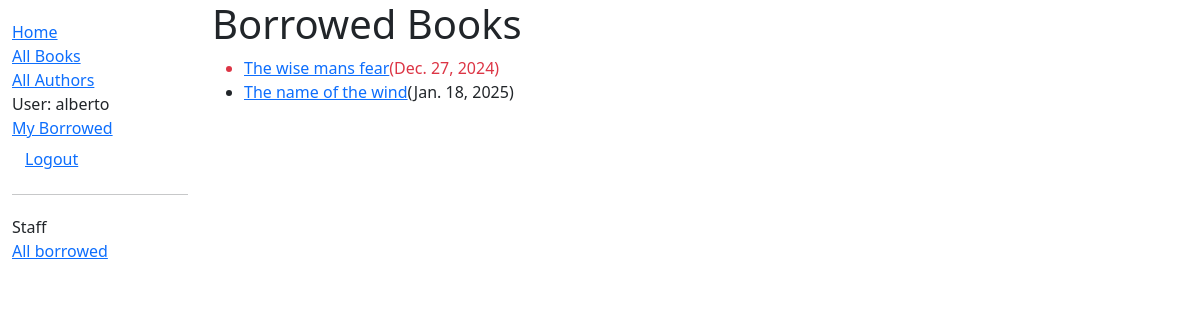
/catalog/mybooks/ (signed in), run on the app's committed database.
### catalog/models.py (models this page shows, shortened)
class BookInstance(models.Model):
    id = models.UUIDField(primary_key=True, default=uuid.uuid4,  help_text="Unique ID for for this particular book across the whole library")
    book = models.ForeignKey(Book,on_delete=models.RESTRICT,null=True,related_name='instances')
    imprint = models.CharField(max_length=100)
    due_back = models.DateField(null=True, blank=True)
    LOAN_STATUS = (
        ('m','Maintenance'),
        ('o','On Loan'),
        ('a',"Available"),
        ('r','Reserved')
    )
    status = models.CharField(max_length=1,choices=LOAN_STATUS,blank=True,null=True,default='m')
    borrower = models.ForeignKey(User, on_delete=models.SET_NULL, null=True, blank=True)
    @property
    def is_overdue(self):
        return bool(self.due_back and date.today() > self.due_back)
    class Meta:
        ordering = ['due_back']
        permissions = [('can_mark_returned','Set book as returned')]

class Book(models.Model):
    title = models.CharField(max_length=200)
    author= models.ForeignKey('Author',on_delete=models.RESTRICT,null=True, related_name='authorbooks')
    summary= models.TextField(max_length=2000,help_text="Enter a brief description of the book")
    isbn = models.CharField('ISBN',max_length=13, unique=True,help_text='13 Character <a href="https://www.isbn-international.org/content/what-isbn'
                                      '">ISBN number</a>')
    genre = models.ManyToManyField(Genre,help_text="Select a genre for this book" )
    def display_genre(self):
        return ', '.join(genre.name for genre in self.genre.all()[:3])
    display_genre.short_description = 'Genre'

### catalog/views.py (the view)
# urls.py: path('mybooks/',views.LoanedBooksByUserListView.as_view(),name='my-borrowed'),
class LoanedBooksByUserListView(LoginRequiredMixin,ListView):
    model=BookInstance
    template_name='catalog/bookinstance_list_borrowed_user.html'
    paginate_by = 10
    def get_queryset(self):
        return (
            BookInstance.objects.filter(borrower=self.request.user).filter(status__exact='o').order_by('due_back')
        )

### catalog/templates/catalog/bookinstance_list_borrowed_user.html
{% extends 'base_generic.html' %}
{% block content %}
    <h1>Borrowed Books</h1>
    {% if bookinstance_list %}
    <ul>
        {% for bookinst in bookinstance_list %}
            <li class="{% if bookinst.is_overdue %}text-danger{% endif %}" >
                <a href="{% url 'book-detail'  bookinst.book.pk %}">{{ bookinst.book.title }}</a>({{ bookinst.due_back}})
            </li>
        {% endfor %}
    </ul>
    {% else %}
        <p>There are no books borrowed</p>
    {% endif %}
{% endblock %}

### catalog/templates/base_generic.html (shortened to what this page needs)
<!DOCTYPE html>
<html lang="en">
<head>
    <link rel="stylesheet" href="https://cdn.jsdelivr.net/npm/bootstrap@5.3.3/dist/css/bootstrap.min.css">
     {% load static %}
     <link rel="stylesheet" href="{% static 'css/styles.css' %}"/>
</head>
<body>
    <div class="container-fluid">
        <div class="row">
            <div class="col-sm-2">
                {% block sidebar %}
                    <ul class="sidebar-nav">
                        <li><a href="{% url 'index' %}">Home</a></li>
                        <li><a href="{% url 'books' %}">All Books</a></li>
                        <li><a href="{% url 'authors' %}">All Authors</a></li>
                        {% if user.is_authenticated %}
                        <li>
                            {% if user.is_staff %}
                                Staff: {% else %}
                            User: {% endif %} {{user.get_username}}
                        </li>
                        <li><a href="{% url 'my-borrowed' %}">My Borrowed</a></li>
                        <li>
                            <form action="{% url 'logout' %}" method="post"  id="'logout-form">
                                <button type="submit" class="btn btn-link">Logout</button>
                            </form>
                        </li>
                        <hr>
                        <ul class="sidebar-nav">
                              <li>Staff</li>
                              <li><a href="{% url 'all-borrowed' %}">All borrowed</a></li>
                        </ul>
                        {% else %}
                        <li><a href="{% url 'login' %}?next={{request.path}}">Login</a></li>
                        {% endif %}
                    </ul>
                {% endblock %}
            </div>
            <div class="col-sm-10">
                {% block content %}{% endblock %}
            </div>
        </div>
    </div>
</body>
</html>

### catalog/static/css/styles.css (style rules this page uses)
.sidebar-nav { margin-top: 20px; padding: 0; list-style: none; }

### data on the page
BookInstance: book "The wise mans fear", due_back "Dec. 27, 2024"
BookInstance: book "The name of the wind", due_back "Jan. 18, 2025"

### other printed values
{{ user.get_username }} "alberto"
